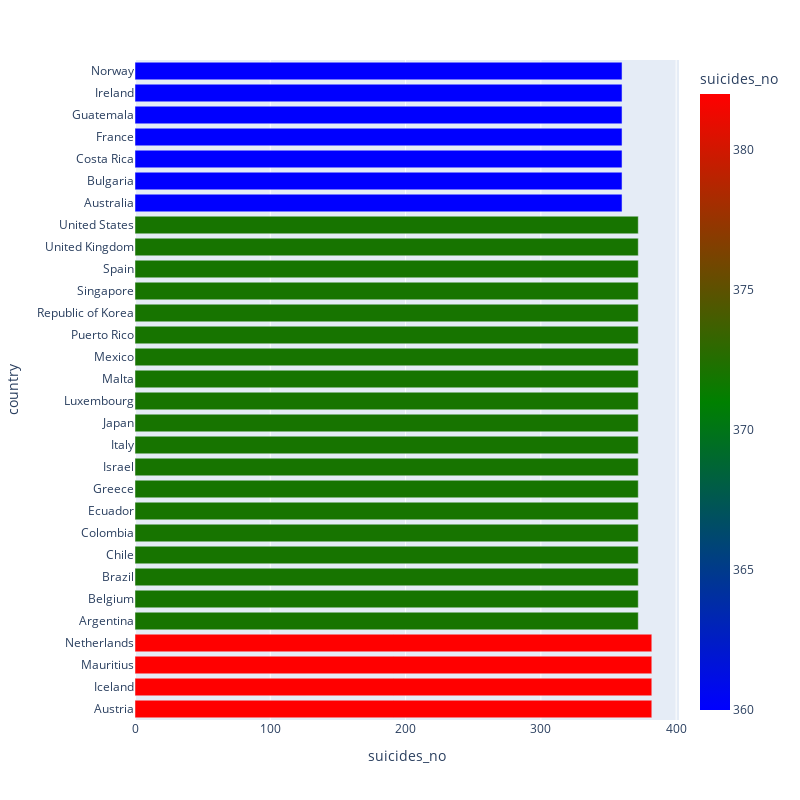

This figure's notebook cell:
### Code cell
fig = px.bar(top_30, x='suicides_no', y='country', color='suicides_no', color_continuous_scale=["blue", "green", "red"])

fig.update_layout(
    autosize=False,
    width=800,
    height=800,)

fig.show()

### Figure 1 — Plotly figure (JSON) as saved in the notebook; plotly's stock layout.template omitted (floating-point values rounded to 4 significant figures)
{"data": [{"alignmentgroup": "True", "hovertemplate": "suicides_no=%{marker.color}<br>country=%{y}<extra></extra>", "legendgroup": "", "marker": {"color": [382, 382, 382, 382, 372, 372, 372, 372, 372, 372, 372, 372, 372, 372, 372, 372, 372, 372, 372, 372, 372, 372, 372, 360, 360, 360, 360, 360, 360, 360], "coloraxis": "coloraxis"}, "name": "", "offsetgroup": "", "orientation": "h", "showlegend": false, "textposition": "auto", "type": "bar", "x": [382, 382, 382, 382, 372, 372, 372, 372, 372, 372, 372, 372, 372, 372, 372, 372, 372, 372, 372, 372, 372, 372, 372, 360, 360, 360, 360, 360, 360, 360], "xaxis": "x", "y": ["Austria", "Iceland", "Mauritius", "Netherlands", "Argentina", "Belgium", "Brazil", "Chile", "Colombia", "Ecuador", "Greece", "Israel", "Italy", "Japan", "Luxembourg", "Malta", "Mexico", "Puerto Rico", "Republic of Korea", "Singapore", "Spain", "United Kingdom", "United States", "Australia", "Bulgaria", "Costa Rica", "France", "Guatemala", "Ireland", "Norway"], "yaxis": "y"}], "layout": {"autosize": false, "barmode": "relative", "coloraxis": {"colorbar": {"title": {"text": "suicides_no"}}, "colorscale": [[0, "blue"], [0.5, "green"], [1, "red"]]}, "height": 800, "legend": {"tracegroupgap": 0}, "margin": {"t": 60}, "width": 800, "xaxis": {"anchor": "y", "domain": [0, 1], "title": {"text": "suicides_no"}}, "yaxis": {"anchor": "x", "domain": [0, 1], "title": {"text": "country"}}}}
